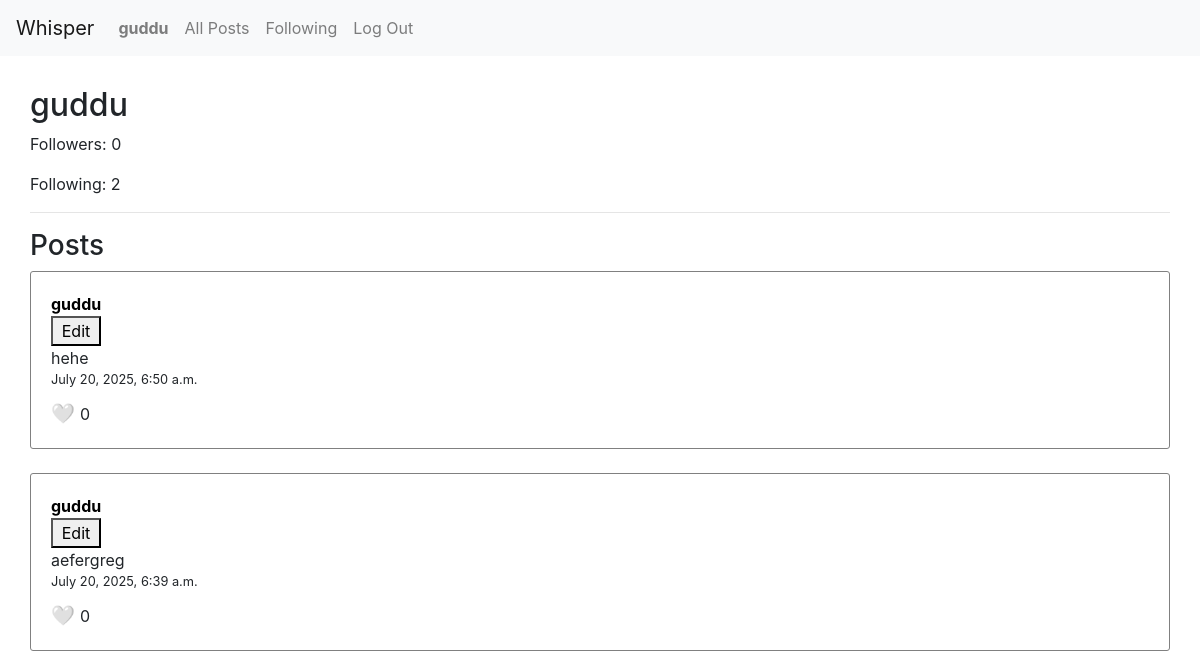
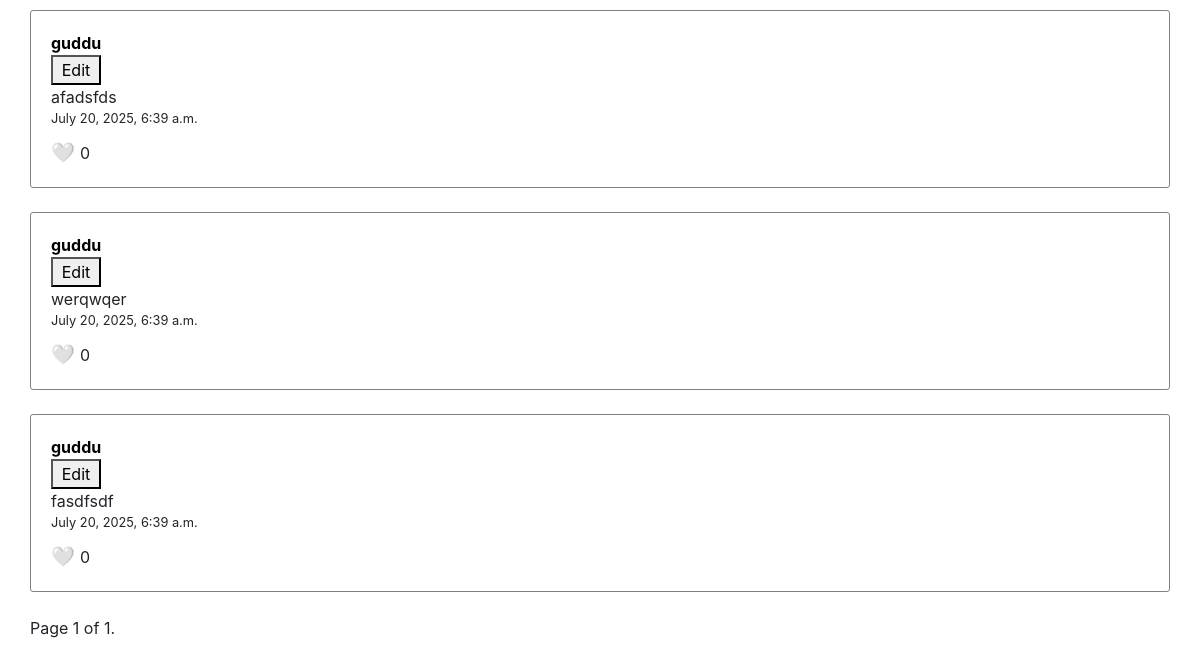
/3/ (signed in), run on an earlier commit of the app's database (2 pictures, top to bottom).
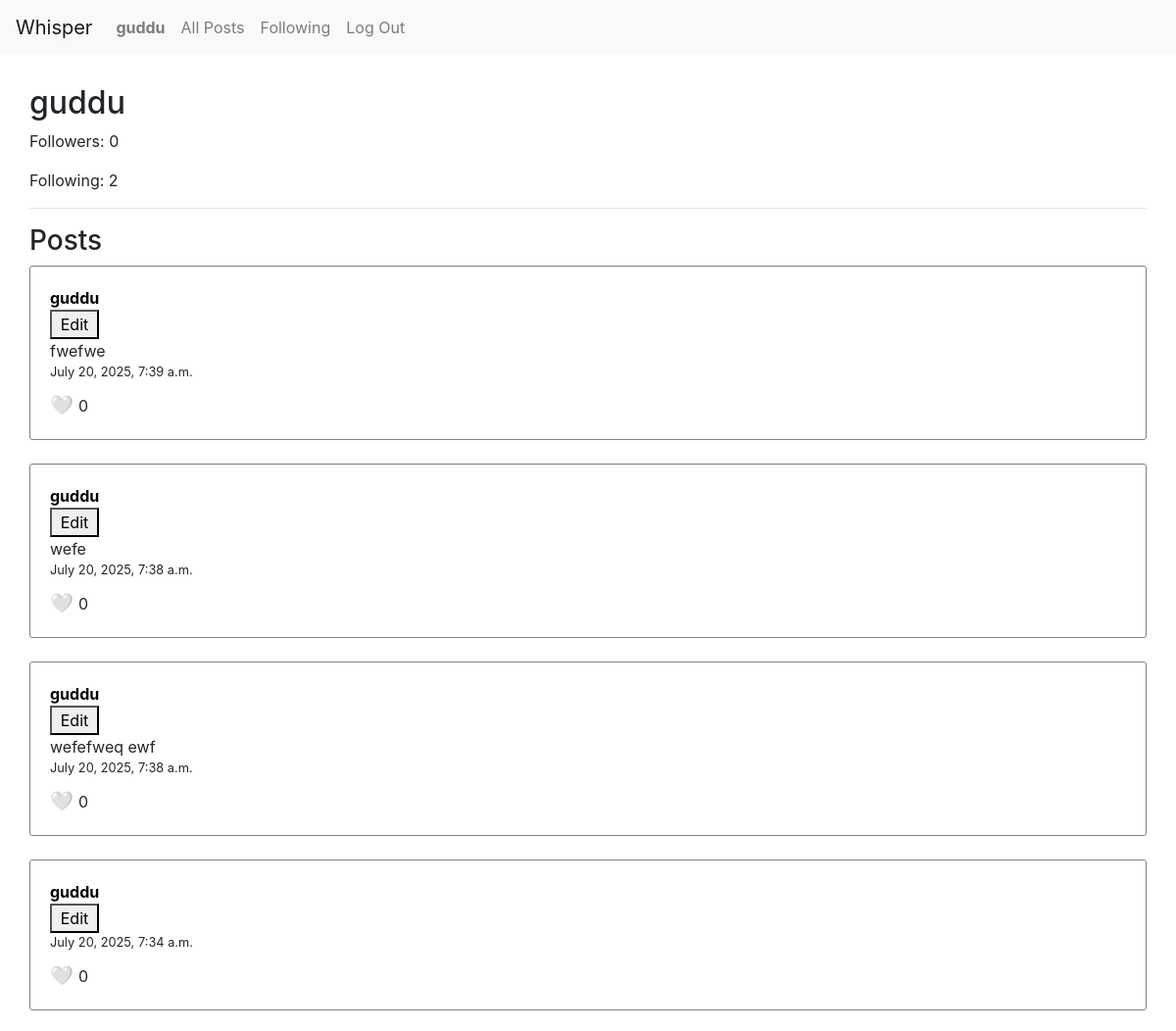
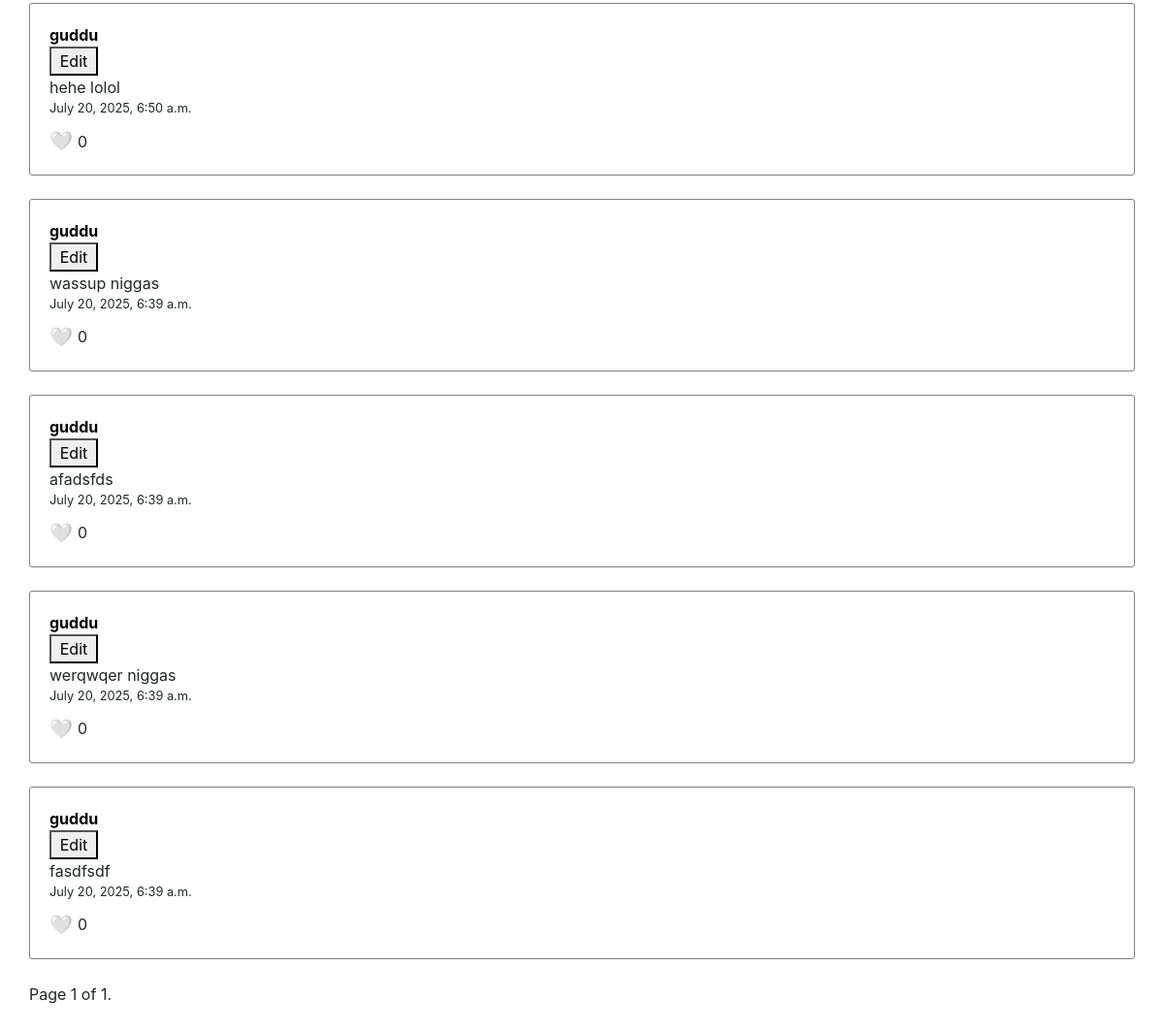
And on a later commit of the database (2 pictures, top to bottom).
### network/models.py (models this page shows)
class User(AbstractUser):
    following = models.ManyToManyField(
        'self',
        symmetrical=False,
        related_name='followers',
        blank=True
    )

class Post(models.Model):
    user = models.ForeignKey(User, on_delete=models.CASCADE, related_name='posts')
    postContent = models.CharField(max_length=500)
    dateCreated = models.DateTimeField(auto_now_add=True)
    likes = models.ManyToManyField(User, related_name='liked_posts', blank=True)
    @property
    def total_likes(self):
        return self.likes.count()

### network/views.py (the view)
# urls.py: path("<int:user_id>/", views.profileView, name='profile'),
@login_required
def profileView(request, user_id):
    profile_user = get_object_or_404(User, id=user_id)
    posts = Post.objects.filter(user=profile_user).order_by('-dateCreated')
    is_following = request.user in profile_user.followers.all()
    paginator = Paginator(posts, 10)
    page_number = request.GET.get('page')
    page_obj = paginator.get_page(page_number)
    return render(request, 'network/profile.html', {
        "profile_user": profile_user,
        'page_obj': page_obj,
        "is_following": is_following
    })

### network/templates/network/profile.html (shortened to what this page needs)
{% extends "network/layout.html" %}
{% block body %}
    <div id="allPostsCont">
      <h2>{{profile_user.username}}</h2>
    <p>Followers: {{ profile_user.followers.count }}</p>
    <p>Following: {{ profile_user.following.count }}</p>
    <hr>
    <h3>Posts</h3>
    {% for post in page_obj %}
    <div class="post" id="post-{{ post.id }}">
        <strong><a class="name" href="{% url 'profile' user_id=post.user.id %}">{{ post.user }}</a></strong>
        {% if post.user == request.user %}
        <button class="editPost" data-post-id="{{ post.id }}">Edit</button>
        {% endif %}
        <div class="postContent" data-post-id="{{ post.id }}">{{ post.postContent }}</div>
        <small>{{ post.dateCreated }}</small>
        <div class="post-footer">
            <button class="like-btn" data-post-id="{{ post.id }}">
                {% if user in post.likes.all %}
                    ❤️
                {% else %}
                    🤍
                {% endif %}
            </button>
            <div class="like-count">{{ post.total_likes }}</div>
        </div>
    </div>
    {% endfor %}
    <div class="pagination">
        <span class="step-links">
            <span class="current">
                Page {{ page_obj.number }} of {{ page_obj.paginator.num_pages }}.
            </span>
        </span>
    </div>
    </div>
{% endblock %}

### network/templates/network/layout.html (shortened to what this page needs)
{% load static %}
<!DOCTYPE html>
<html lang="en">
    <head>
        <link rel="stylesheet" href="https://stackpath.bootstrapcdn.com/bootstrap/4.4.1/css/bootstrap.min.css">
        <link href="{% static 'network/styles.css' %}" rel="stylesheet">
    </head>
    <body>
        <nav class="navbar navbar-expand-lg navbar-light bg-light">
            <a class="navbar-brand" href="#">Whisper</a>
            <div>
              <ul class="navbar-nav mr-auto">
                {% if user.is_authenticated %}
                    <li class="nav-item">
                        <a class="nav-link" href="{% url 'profile' user_id=request.user.id %}"><strong>{{ user.username }}</strong></a>
                    </li>
                {% endif %}
                <li class="nav-item">
                  <a class="nav-link" id="allPosts" href="{% url 'index' %}">All Posts</a>
                </li>
                {% if user.is_authenticated %}
                    <li class="nav-item">
                        <a class="nav-link" id="followingPage"  href="{% url 'following' %}" >Following</a>
                    </li>
                    <li class="nav-item">
                        <a class="nav-link" href="{% url 'logout' %}">Log Out</a>
                    </li>
                {% endif %}
              </ul>
            </div>
          </nav>
        <div class="body">
            {% block body %}
            {% endblock %}
        </div>
    </body>
</html>

### network/static/network/styles.css (style rules this page uses)
#allPostsCont { margin: 20px; padding: 10px; }
.post { display: flex; flex-direction: column; margin-bottom: 1.5rem; border: 1px solid gray; padding: 20px; border-radius: 3px; }
.editPost { max-width: 50px; }
.like-btn { background: none; border: none; font-size: 1.2rem; cursor: pointer; padding: 0; margin-right: 5px; }
.post-footer { display: flex; align-items: center; justify-content: flex-start; margin-top: 10px; }
.name { color: black; margin-bottom: 2rem; }

What changed in the data, as far as the page shows it:
added Post: user "guddu", postContent "fwefwe", dateCreated "July 20, 2025, 7:39 a.m.", total_likes "0"
added Post: user "guddu", postContent "wefe", dateCreated "July 20, 2025, 7:38 a.m.", total_likes "0"
added Post: user "guddu", postContent "wefefweq ewf", dateCreated "July 20, 2025, 7:38 a.m.", total_likes "0"
added Post: user "guddu", dateCreated "July 20, 2025, 7:34 a.m.", total_likes "0"
changed Post: postContent "hehe" → "hehe lolol"
changed Post: postContent "aefergreg" → "wassup niggas"
changed Post: postContent "werqwqer" → "werqwqer niggas"
